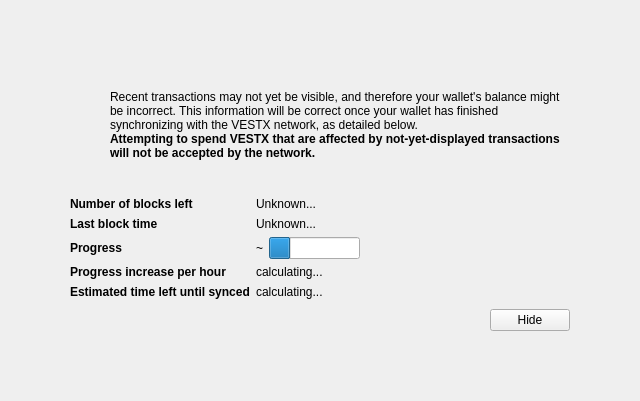
<?xml version="1.0" encoding="UTF-8"?>
<ui version="4.0">
 <class>ModalOverlay</class>
 <widget class="ModalOverlay" name="ModalOverlay">
  <property name="geometry">
   <rect>
    <x>0</x>
    <y>0</y>
    <width>640</width>
    <height>401</height>
   </rect>
  </property>
  <property name="windowTitle">
   <string>Form</string>
  </property>
  <layout class="QVBoxLayout" name="verticalLayout" stretch="0">
   <property name="sizeConstraint">
    <enum>QLayout::SetDefaultConstraint</enum>
   </property>
   <property name="leftMargin">
    <number>0</number>
   </property>
   <property name="topMargin">
    <number>0</number>
   </property>
   <property name="rightMargin">
    <number>0</number>
   </property>
   <property name="bottomMargin">
    <number>0</number>
   </property>
   <item>
    <widget class="QWidget" name="bgWidget" native="true">
     <layout class="QVBoxLayout" name="verticalLayoutMain" stretch="0">
      <property name="leftMargin">
       <number>60</number>
      </property>
      <property name="topMargin">
       <number>60</number>
      </property>
      <property name="rightMargin">
       <number>60</number>
      </property>
      <property name="bottomMargin">
       <number>60</number>
      </property>
      <item>
       <widget class="QWidget" name="contentWidget" native="true">
        <property name="styleSheet">
         <string notr="true"/>
        </property>
        <layout class="QVBoxLayout" name="verticalLayoutSub" stretch="1,0,0,0,0">
         <property name="spacing">
          <number>0</number>
         </property>
         <property name="leftMargin">
          <number>10</number>
         </property>
         <property name="topMargin">
          <number>10</number>
         </property>
         <property name="rightMargin">
          <number>10</number>
         </property>
         <property name="bottomMargin">
          <number>10</number>
         </property>
         <item>
          <layout class="QHBoxLayout" name="horizontalLayoutIconText" stretch="0,1">
           <property name="topMargin">
            <number>20</number>
           </property>
           <item>
            <layout class="QVBoxLayout" name="verticalLayoutIcon">
             <property name="leftMargin">
              <number>0</number>
             </property>
             <item>
              <widget class="QPushButton" name="warningIcon">
               <property name="enabled">
                <bool>false</bool>
               </property>
               <property name="text">
                <string/>
               </property>
               <property name="icon">
                <iconset resource="../vestx.qrc">
                 <normaloff>:/icons/warning</normaloff>
                 <disabledoff>:/icons/warning</disabledoff>:/icons/warning</iconset>
               </property>
               <property name="iconSize">
                <size>
                 <width>48</width>
                 <height>48</height>
                </size>
               </property>
               <property name="flat">
                <bool>true</bool>
               </property>
              </widget>
             </item>
             <item>
              <spacer name="verticalSpacerWarningIcon">
               <property name="orientation">
                <enum>Qt::Vertical</enum>
               </property>
               <property name="sizeHint" stdset="0">
                <size>
                 <width>20</width>
                 <height>40</height>
                </size>
               </property>
              </spacer>
             </item>
            </layout>
           </item>
           <item>
            <layout class="QVBoxLayout" name="verticalLayoutInfoText">
             <property name="leftMargin">
              <number>0</number>
             </property>
             <property name="topMargin">
              <number>0</number>
             </property>
             <item>
              <widget class="QLabel" name="infoText">
               <property name="text">
                <string>Recent transactions may not yet be visible, and therefore your wallet's balance might be incorrect. This information will be correct once your wallet has finished synchronizing with the VESTX network, as detailed below.</string>
               </property>
               <property name="textFormat">
                <enum>Qt::RichText</enum>
               </property>
               <property name="wordWrap">
                <bool>true</bool>
               </property>
              </widget>
             </item>
             <item>
              <widget class="QLabel" name="infoTextStrong">
               <property name="font">
                <font>
                 <weight>75</weight>
                 <bold>true</bold>
                </font>
               </property>
               <property name="text">
                <string>Attempting to spend VESTX that are affected by not-yet-displayed transactions will not be accepted by the network.</string>
               </property>
               <property name="textFormat">
                <enum>Qt::RichText</enum>
               </property>
               <property name="wordWrap">
                <bool>true</bool>
               </property>
              </widget>
             </item>
             <item>
              <spacer name="verticalSpacerInTextSpace">
               <property name="orientation">
                <enum>Qt::Vertical</enum>
               </property>
               <property name="sizeHint" stdset="0">
                <size>
                 <width>20</width>
                 <height>40</height>
                </size>
               </property>
              </spacer>
             </item>
            </layout>
           </item>
          </layout>
         </item>
         <item>
          <spacer name="verticalSpacerAfterText">
           <property name="orientation">
            <enum>Qt::Vertical</enum>
           </property>
           <property name="sizeHint" stdset="0">
            <size>
             <width>20</width>
             <height>40</height>
            </size>
           </property>
          </spacer>
         </item>
         <item>
          <layout class="QFormLayout" name="formLayout">
           <property name="fieldGrowthPolicy">
            <enum>QFormLayout::FieldsStayAtSizeHint</enum>
           </property>
           <property name="horizontalSpacing">
            <number>6</number>
           </property>
           <property name="verticalSpacing">
            <number>6</number>
           </property>
           <property name="topMargin">
            <number>10</number>
           </property>
           <item row="0" column="0">
            <widget class="QLabel" name="labelNumberOfBlocksLeft">
             <property name="font">
              <font>
               <weight>75</weight>
               <bold>true</bold>
              </font>
             </property>
             <property name="text">
              <string>Number of blocks left</string>
             </property>
            </widget>
           </item>
           <item row="0" column="1">
            <widget class="QLabel" name="numberOfBlocksLeft">
             <property name="text">
              <string>Unknown...</string>
             </property>
            </widget>
           </item>
           <item row="1" column="0">
            <widget class="QLabel" name="labelLastBlockTime">
             <property name="font">
              <font>
               <weight>75</weight>
               <bold>true</bold>
              </font>
             </property>
             <property name="text">
              <string>Last block time</string>
             </property>
            </widget>
           </item>
           <item row="1" column="1">
            <widget class="QLabel" name="newestBlockDate">
             <property name="sizePolicy">
              <sizepolicy hsizetype="Maximum" vsizetype="Preferred">
               <horstretch>0</horstretch>
               <verstretch>0</verstretch>
              </sizepolicy>
             </property>
             <property name="text">
              <string>Unknown...</string>
             </property>
            </widget>
           </item>
           <item row="2" column="0">
            <widget class="QLabel" name="labelSyncDone">
             <property name="font">
              <font>
               <weight>75</weight>
               <bold>true</bold>
              </font>
             </property>
             <property name="text">
              <string>Progress</string>
             </property>
            </widget>
           </item>
           <item row="2" column="1">
            <layout class="QHBoxLayout" name="horizontalLayoutSync" stretch="0,1">
             <item>
              <widget class="QLabel" name="percentageProgress">
               <property name="text">
                <string>~</string>
               </property>
              </widget>
             </item>
             <item>
              <widget class="QProgressBar" name="progressBar">
               <property name="value">
                <number>24</number>
               </property>
               <property name="format">
                <string/>
               </property>
              </widget>
             </item>
            </layout>
           </item>
           <item row="4" column="0">
            <widget class="QLabel" name="labelProgressIncrease">
             <property name="font">
              <font>
               <weight>75</weight>
               <bold>true</bold>
              </font>
             </property>
             <property name="text">
              <string>Progress increase per hour</string>
             </property>
            </widget>
           </item>
           <item row="4" column="1">
            <widget class="QLabel" name="progressIncreasePerH">
             <property name="text">
              <string>calculating...</string>
             </property>
            </widget>
           </item>
           <item row="5" column="0">
            <widget class="QLabel" name="labelEstimatedTimeLeft">
             <property name="font">
              <font>
               <weight>75</weight>
               <bold>true</bold>
              </font>
             </property>
             <property name="text">
              <string>Estimated time left until synced</string>
             </property>
            </widget>
           </item>
           <item row="5" column="1">
            <widget class="QLabel" name="expectedTimeLeft">
             <property name="text">
              <string>calculating...</string>
             </property>
            </widget>
           </item>
          </layout>
         </item>
         <item>
          <layout class="QHBoxLayout" name="horizontalLayoutButtons">
           <property name="leftMargin">
            <number>10</number>
           </property>
           <property name="topMargin">
            <number>10</number>
           </property>
           <item>
            <spacer name="horizontalSpacer">
             <property name="orientation">
              <enum>Qt::Horizontal</enum>
             </property>
             <property name="sizeHint" stdset="0">
              <size>
               <width>40</width>
               <height>20</height>
              </size>
             </property>
            </spacer>
           </item>
           <item>
            <widget class="QPushButton" name="closeButton">
             <property name="text">
              <string>Hide</string>
             </property>
            </widget>
           </item>
          </layout>
         </item>
         <item>
          <layout class="QVBoxLayout" name="verticalLayout_2">
           <item>
            <spacer name="verticalSpacer">
             <property name="orientation">
              <enum>Qt::Vertical</enum>
             </property>
             <property name="sizeHint" stdset="0">
              <size>
               <width>20</width>
               <height>40</height>
              </size>
             </property>
            </spacer>
           </item>
          </layout>
         </item>
        </layout>
       </widget>
      </item>
     </layout>
    </widget>
   </item>
  </layout>
 </widget>
 <customwidgets>
  <customwidget>
   <class>ModalOverlay</class>
   <extends>QWidget</extends>
   <header>modaloverlay.h</header>
   <container>1</container>
  </customwidget>
 </customwidgets>
 <resources>
  <include location="../vestx.qrc"/>
 </resources>
 <connections/>
</ui>
